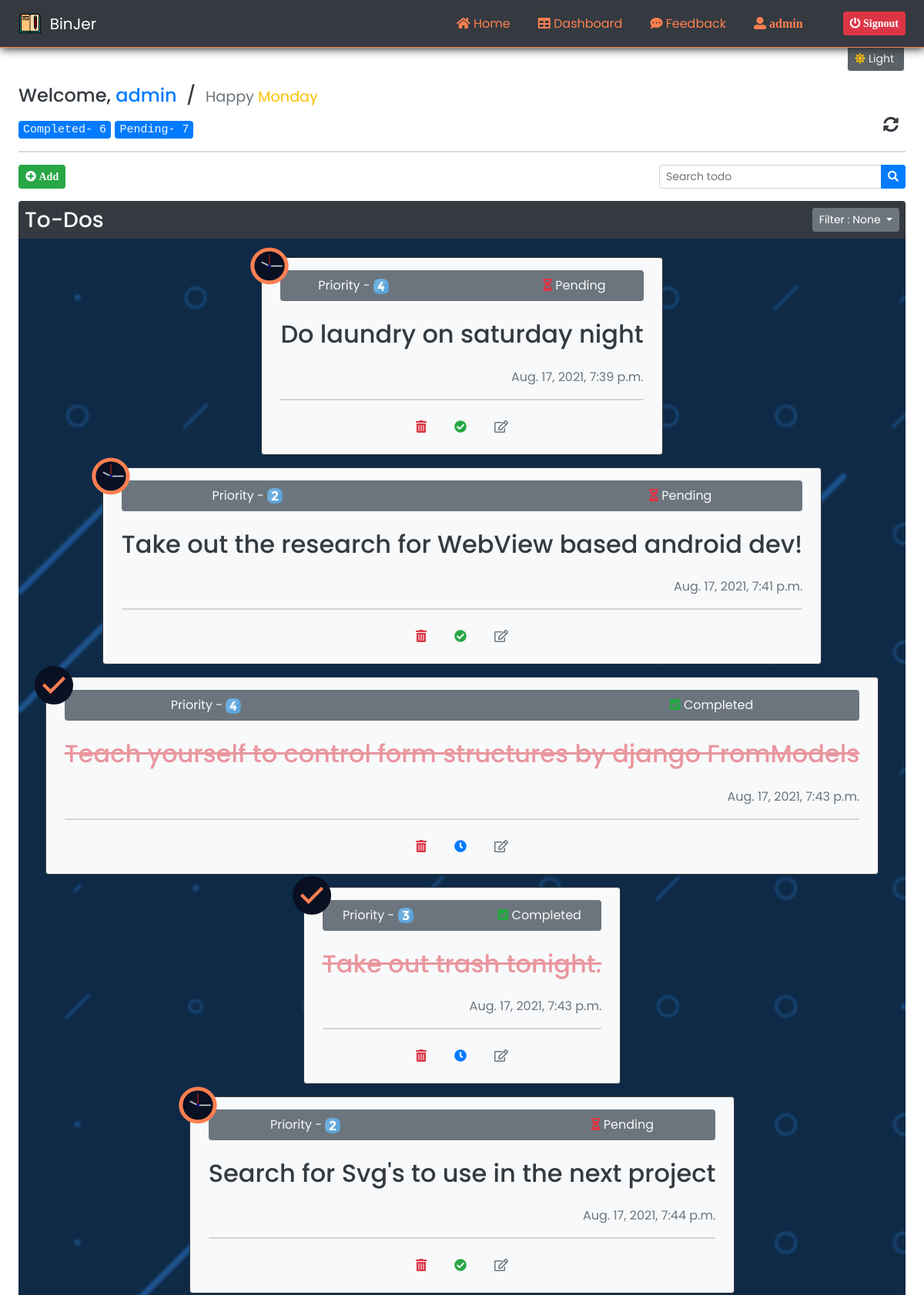
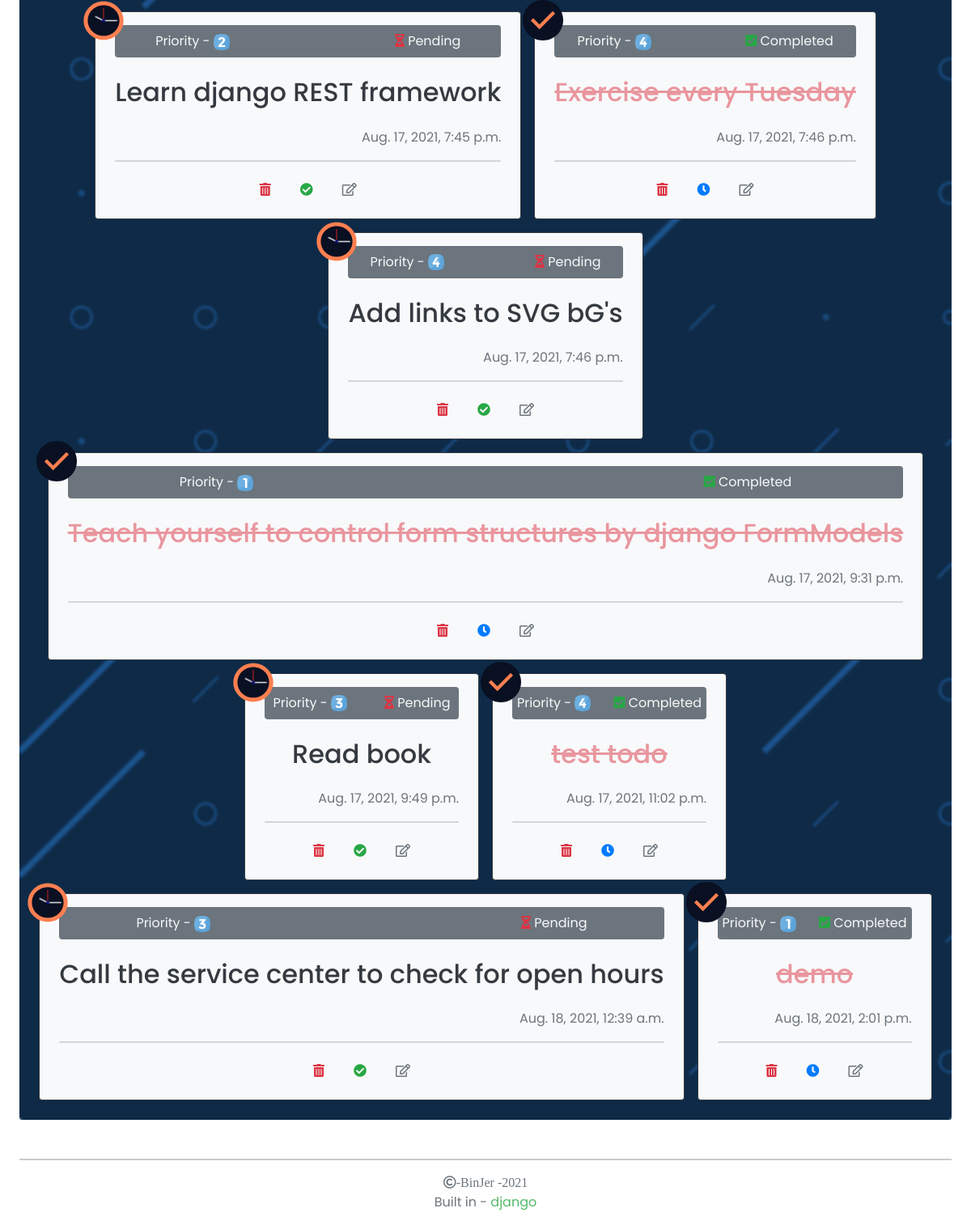
Before: /dashboard/ (signed in) with the older database file (2 pictures, top to bottom).
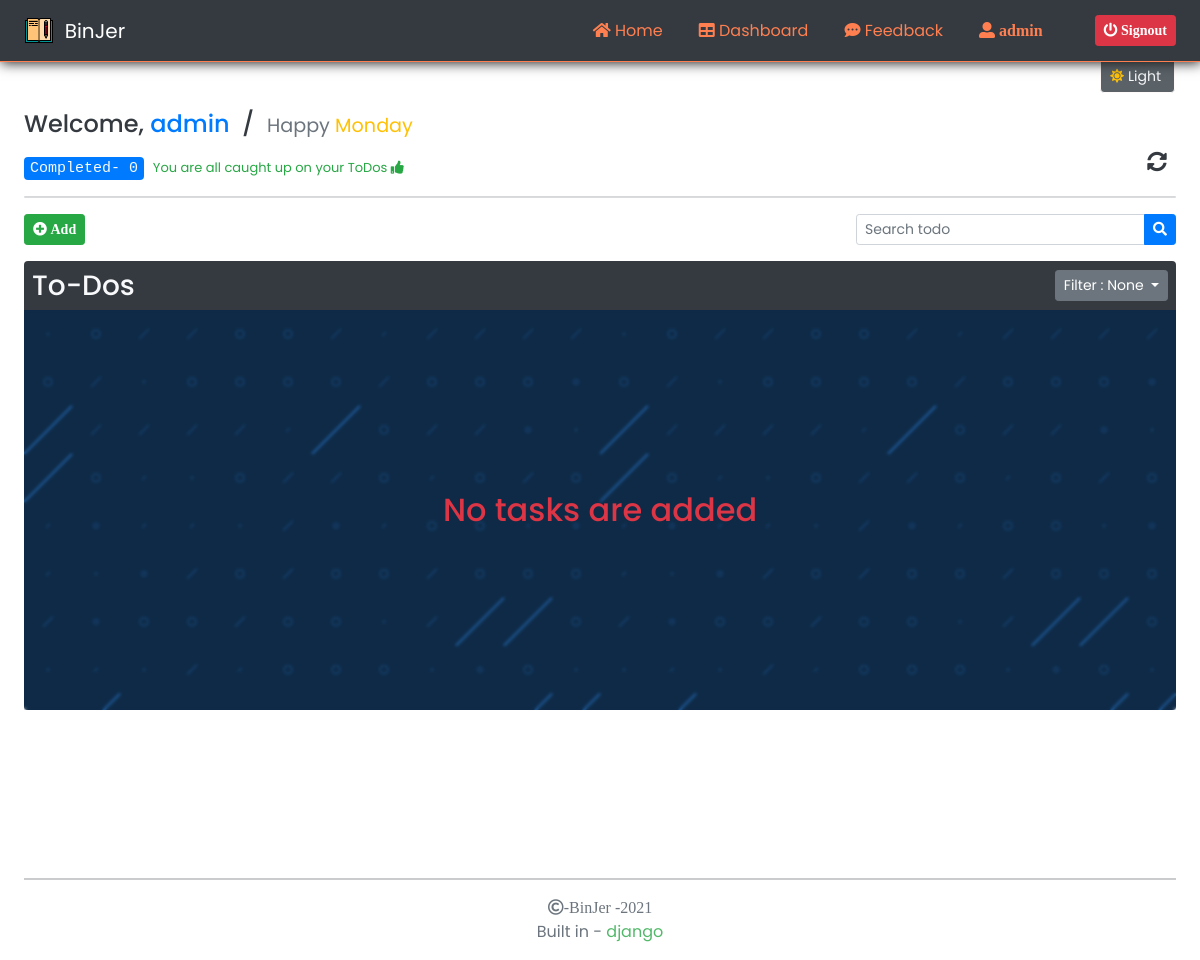
After: the same page with the newer database file.
### myapp/models.py (models this page shows)
class TODO(models.Model):
    status_choices=[
        ('Completed','Completed'),
        ('Pending', 'Pending')
    ]
    priority_choices=[
        ('1','1️'),
        ('2','2️'),
        ('3','3️'),
        ('4','4️'),
        ('5','5️'),
    ]
    title = models.CharField(max_length=50)
    status = models.CharField(max_length=10 , choices=status_choices)
    date = models.DateTimeField()
    priority = models.CharField(max_length=5 , choices=priority_choices)
    user = models.ForeignKey(User, on_delete = models.CASCADE)

### myapp/views.py (the view)
# urls.py: path('dashboard/',views.dashboard, name='dashboard'),
def dashboard(request,order=None):
    my_date = date.today()
    day = calendar.day_name[my_date.weekday()]
    if request.user.is_authenticated:
        user = request.user
        completedCount = len(TODO.objects.filter(user=user,status='Completed'))
        pendingCount = len(TODO.objects.filter(user=user,status='Pending'))
        if order == 'newest':
            request.session['order'] = '-date'
            todos = TODO.objects.filter(user=user).order_by('-date')
            return render(request, 'dashboard.html',{'todos':todos , 'day':day , 'completedCount':completedCount, 'pendingCount':pendingCount})
        elif order == 'pending':
            request.session['order'] = '-status'
            todos = TODO.objects.filter(user=user).order_by('-status')
            return render(request, 'dashboard.html',{'todos':todos , 'day':day, 'completedCount':completedCount, 'pendingCount':pendingCount})
        elif order == 'priority':
            request.session['order'] = 'priority'
            todos = TODO.objects.filter(user=user).order_by('priority')
            return render(request, 'dashboard.html',{'todos':todos , 'day':day, 'completedCount':completedCount, 'pendingCount':pendingCount})
        else:
            if 'order' in request.session:
                todos = TODO.objects.filter(user=user).order_by(request.session['order'])
                return render(request, 'dashboard.html',{'todos':todos , 'day':day, 'completedCount':completedCount, 'pendingCount':pendingCount})
            else:
                todos = TODO.objects.filter(user=user)
                return render(request, 'dashboard.html',{'todos':todos , 'day':day, 'completedCount':completedCount, 'pendingCount':pendingCount})
    else:
        return redirect('login')

### myapp/templates/dashboard.html (shortened to what the changed rows need)
{% extends 'base.html' %} {% block content %}
{% load static %}
<main class="px-4">
  <div class="hero">
    {% if user.is_authenticated %}
    <h4 class="theme-change-text text-dark">
      Welcome,
      <span class="text-primary">
        {{user.username}}
      </span>&nbsp;/&nbsp;
      <span class="text-muted small text-nowrap">Happy <span class="text-warning">{{day}}</span>
    </span>
    </h4>
    <div class="d-flex justify-content-between align-items-end">
      <div style="font-size: 20px;">
          <span class="font-weight-light font-monospace text-light badge badge-primary">Completed- {{completedCount}}</span>
          {% if pendingCount %}
          <span class="font-weight-light font-monospace text-light badge badge-primary">Pending- {{pendingCount}}</span>
          {% else %}
          <span class="text-success text-nowrap" style="font-size: small;">&nbsp;You are all caught up on your ToDos&nbsp;<i class="fas fa-thumbs-up"></i></span>
          {% endif %}
      </div>
      <a href="/dashboard/" class="btn btn-sm"><i class="theme-change-text fas fa-sync-alt text-dark" style="font-size: 20px;"></i></a>
    </div>
    <hr class="bg-secondary rounded" />
    <div
      class="text-dark d-flex justify-content-between align-items-baseline mt-2"
    >
      <div>
        <button
          type="button"
          class="btn btn-success btn-sm"
          data-toggle="modal"
          data-target=".bd-example-modal-lg"
        >
          <i class="fas fa-plus-circle fa-md">&nbsp;Add</i>
        </button>
      </div>
      <div>
        <form name="searchForm" action="/searchTodo/" method="GET">
        <div class="input-group mb-3">
          <input
            type="text"
            class="form-control form-control-sm"
            name="searchTodo"
            id="searchTodo"
            placeholder="Search todo"
            aria-label="Search todo"
            aria-describedby="button-addon2"
          />
          <div class="input-group-append">
            <button
              class="btn btn-primary btn-sm"
              id="search=btn"
              type="submit"
            ><i class="fas fa-search"></i> </button>
          </div>
        </div>
      </form>
      </div>
    </div>
    <div
      class="
        text-light text-center
        py-2
        px-2
        mb-0
        rounded-top
        d-flex
        justify-content-between
        align-items-center
        bg-dark
      "
    >
      <span><h3 class="my-auto">To-Dos</h3></span>
      <div class="dropdown">
        <button class="btn btn-secondary btn-sm dropdown-toggle" type="button" id="dropdownMenuButton1" data-bs-toggle="dropdown" aria-expanded="false">
          Filter :
          {% if 'order' in request.session %}
          <span id="filter-val"></span>
          {% else %}
          None
          {% endif %}
        </button>
      </div>
    </div>
    <div
      class="todo-container container-fluid w-100 mt-0 mb-4 py-4 px-2 rounded-bottom d-flex justify-content-center align-items-center flex-wrap"
      style="gap: 1em; min-height: 50vh; height: auto"
    >
    {% if todos.exists %}
    {% for todo in todos %}
      <div
        class="theme-change-div bg-light theme-change-text text-dark rounded my-auto py-3 px-4 text-center"
        id="todo"
      >
        {% if todo.status == 'Pending' %}
        <span class="text-danger" id="abs-status">
        </span>
        {% elif todo.status == 'Completed' %}
        <span class="text-success" id="abs-status">
        </span>
        {% endif %}
        <div
          class="
            d-flex
            justify-content-around
            align-items-center
            bg-secondary
            rounded
            mb-4
          "
          style="min-width: 20vw !important"
        >
          <p class="text-light my-2">
            Priority -
            {% if todo.priority == '1' %}
            <img src="{% static 'img/1.png' %}" alt="{{todo.priority}}" style="height: 20px; width: 20px;">
            {% elif todo.priority == '2'  %}
            <img src="{% static 'img/2.png' %}" alt="{{todo.priority}}" style="height: 20px; width: 20px;">
            {% elif todo.priority == '3'  %}
            <img src="{% static 'img/3.png' %}" alt="{{todo.priority}}" style="height: 20px; width: 20px;">
            {% elif todo.priority == '4'  %}
            <img src="{% static 'img/4.png' %}" alt="{{todo.priority}}" style="height: 20px; width: 20px;">
            {% elif todo.priority == '5'  %}
            <img src="{% static 'img/5.png' %}" alt="{{todo.priority}}" style="height: 20px; width: 20px;">
            {% endif %}
          </p>
          <div class="text-light my-2">
            {% if todo.status == 'Pending' %}
            <span class="text-danger"
              ><i class="fas fa-hourglass-half "></i
            ></span>
            {% elif todo.status == 'Completed' %}
            <span class="text-success"
              ><i class="fas fa-check-square "></i
            ></span>
            {% endif %} {{todo.status}}
          </div>
        </div>
        {% if todo.status == 'Pending' %}
        <h2 class="">{{todo.title}}</h2>
        {% elif todo.status == 'Completed' %}
        <h2 class="text-danger" style="opacity: 0.5; text-decoration-line: line-through;">{{todo.title}}</h2>
        {% endif %}
        <p class="text-secondary text-right mt-4">{{todo.date}}</p>
        <hr class="bg-secondary rounded" />
        <div
          class="d-flex justify-content-center align-items-center"
          style="gap: 10px"
        >
          <a
            href="/delete_todo/{{todo.id}}"
            class="btn text-danger"
            title="Delete ToDo"
            ><i class="fas fa-trash-alt"></i
          ></a>
          {% if todo.status == 'Pending' %}
          <a
            href="/change_status/{{todo.id}}/Completed"
            class="btn text-success"
            title="Mark Completed"
            ><i class="fas fa-check-circle"></i
          ></a>
          {% elif todo.status == 'Completed' %}
          <a
            href="/change_status/{{todo.id}}/Pending"
            class="btn text-primary"
            title="Mark Pending"
            ><i class="fas fa-clock"></i
          ></a>
          {% endif %}
          <a
            href="#"
            class="btn text-secondary"
            ><i class="far fa-edit"></i
          ></a>
        </div>
      </div>
      {% endfor %}
      {% else %}
      <h2 class="text-danger text-center my-auto" style="z-index: 5;">No tasks are added</h2>
      {% endif %}
    </div>
    {% else %}
    <div class="text-center">
      <h1 class="text-dark">Signin to views your ToDos</h1>
      <a href="/login" class="btn btn-primary">Signin</a>
    </div>
    {% endif %}
  </div>
</main>
{% endblock %}

Changed rows visible on the page:
no longer on this page (row edited): TODO: status "Pending", title "Do laundry on saturday night", date "Aug. 17, 2021, 7:39 p.m."
no longer on this page (row edited): TODO: status "Pending", title "Take out the research for WebView based android dev!", date "Aug. 17, 2021, 7:41 p.m."
no longer on this page (row edited): TODO: status "Completed", title "Teach yourself to control form structures by django FromModels", date "Aug. 17, 2021, 7:43 p.m."
no longer on this page (row edited): TODO: status "Completed", title "Take out trash tonight.", date "Aug. 17, 2021, 7:43 p.m."
no longer on this page (row edited): TODO: status "Pending", title "Search for Svg's to use in the next project", date "Aug. 17, 2021, 7:44 p.m."
no longer on this page (row edited): TODO: status "Pending", title "Learn django REST framework", date "Aug. 17, 2021, 7:45 p.m."
no longer on this page (row edited): TODO: status "Completed", title "Exercise every Tuesday", date "Aug. 17, 2021, 7:46 p.m."
no longer on this page (row edited): TODO: status "Pending", title "Add links to SVG bG's", date "Aug. 17, 2021, 7:46 p.m."
no longer on this page (row edited): TODO: status "Completed", title "Teach yourself to control form structures by django FormModels", date "Aug. 17, 2021, 9:31 p.m."
no longer on this page (row edited): TODO: status "Pending", title "Read book", date "Aug. 17, 2021, 9:49 p.m."
removed TODO: status "Completed", title "test todo", date "Aug. 17, 2021, 11:02 p.m."
no longer on this page (row edited): TODO: status "Pending", title "Call the service center to check for open hours", date "Aug. 18, 2021, 12:39 a.m."
removed TODO: status "Completed", title "demo", date "Aug. 18, 2021, 2:01 p.m."
Other visible differences:
{{ completedCount }}: "6" → "0"
{{ pendingCount }}: "7" → (not shown)
text no longer shown: "Pending-"
text now shown: "You are all caught up on your ToDos No tasks are added"
